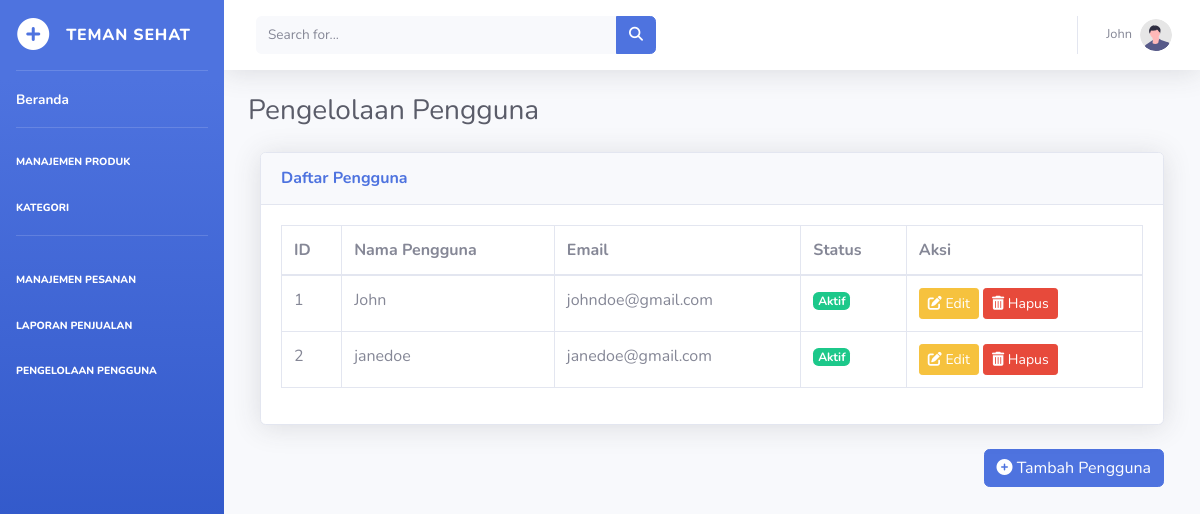
/admin/pengelolaanpengguna.php (signed in), run on the app's committed database.
### tables this page shows
CREATE TABLE `akun` (
  `id` int(11) NOT NULL,
  `username` varchar(50) DEFAULT NULL,
  `password` varchar(50) DEFAULT NULL,
  `nama` varchar(100) DEFAULT NULL,
  `email` varchar(100) DEFAULT NULL,
  `id_member` int(11) DEFAULT NULL,
  `role` enum('admin','user') DEFAULT 'user',
  `status` enum('Aktif','Nonaktif','','') NOT NULL DEFAULT 'Nonaktif'
);

### admin/pengelolaanpengguna.php (the view, shortened to what this page needs)
<!DOCTYPE html>
<html lang="en">
<head>
    <link href="vendor/fontawesome-free/css/all.min.css" rel="stylesheet" type="text/css">
    <link href="css/sb-admin-2.min.css" rel="stylesheet">
</head>
<body id="page-top">
    <div id="wrapper">
        <?php include('sidebar.php') ?>
        <div id="content-wrapper" class="d-flex flex-column">
            <div id="content">
                <nav class="navbar navbar-expand navbar-light bg-white topbar mb-4 static-top shadow">
                    <form
                        class="d-none d-sm-inline-block form-inline mr-auto ml-md-3 my-2 my-md-0 mw-100 navbar-search">
                        <div class="input-group">
                            <input type="text" class="form-control bg-light border-0 small" placeholder="Search for..."
                                aria-label="Search" aria-describedby="basic-addon2">
                            <div class="input-group-append">
                                <button class="btn btn-primary" type="button">
                                    <i class="fas fa-search fa-sm"></i>
                                </button>
                            </div>
                        </div>
                    </form>
                    <?php include('profile.php') ?>
                </nav>
                <div class="container-fluid">
<div class="d-sm-flex align-items-center justify-content-between mb-4">
    <h1 class="h3 mb-0 text-gray-800">Pengelolaan Pengguna</h1>
</div>
<div class="row">
<div class="container-fluid">
    <div class="card shadow mb-4">
        <div class="card-header py-3">
            <h6 class="m-0 font-weight-bold text-primary">Daftar Pengguna</h6>
        </div>
        <div class="card-body">
            <div class="table-responsive">
                <table class="table table-bordered" id="dataTable" width="100%" cellspacing="0">
                    <thead>
                        <tr>
                            <th>ID</th>
                            <th>Nama Pengguna</th>
                            <th>Email</th>
                            <th>Status</th>
                            <th>Aksi</th>
                        </tr>
                    </thead>
                    <tbody>
                    <?php
                        require_once("../includes/koneksi.php");
                        $sql = "SELECT * FROM akun";
                        $result = $koneksi->query($sql);
                        if ($result->num_rows > 0) {
                            while($row = $result->fetch_assoc()) {
                                $statusClass = $row["status"] === "Aktif" ? "badge-success" : "badge-danger";
                                echo "<tr>
                                        <td>" . $row["id"] . "</td>
                                        <td>" . $row["username"] . "</td>
                                        <td>" . $row["email"] . "</td>
                                        <td><span class='badge $statusClass'>" . $row["status"] . "</span></td>
                                        <td>
                                            <button class='btn btn-warning btn-sm' data-toggle='modal' data-target='#editUserModal-". $row['id'] ."'><i class='fas fa-edit'></i> Edit</button>
                                            <button class='btn btn-danger btn-sm' data-toggle='modal' data-target='#deleteUserModal-". $row['id'] ."'><i class='fas fa-trash-alt'></i> Hapus</button>
                                        </td>
                                    </tr>";
                            }
                        } else {
                            echo "
                                <tr>
                                    <td colspan='5'><center>No data available in table</center></td>
                                </tr>";
                        }
                    ?>
                    </tbody>
                </table>
            </div>
        </div>
    </div>
    <div class="text-right mb-3">
        <button class="btn btn-primary" data-toggle="modal" data-target="#addUserModal"><i class="fas fa-plus-circle"></i> Tambah Pengguna</button>
    </div>
</div>
</body>
</html>

### data on the page
akun: id "1", username "John", email "johndoe@gmail.com", status "Aktif"
akun: id "2", username "janedoe", email "janedoe@gmail.com", status "Aktif"

### other printed values
$_SESSION['username'] "John"
